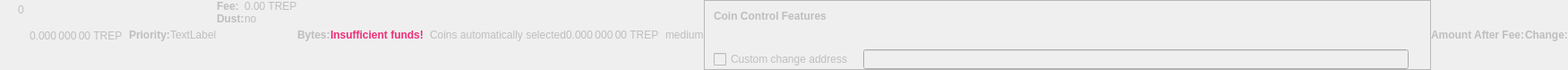
    <widget class="QWidget" name="dummyHideWidget" native="true">
     <property name="enabled">
      <bool>false</bool>
     </property>
     <property name="maximumSize">
      <size>
       <width>100</width>
       <height>22</height>
      </size>
     </property>
     <layout class="QHBoxLayout" name="dummyHideLayout">
      <property name="spacing">
       <number>0</number>
      </property>
      <property name="leftMargin">
       <number>0</number>
      </property>
      <property name="topMargin">
       <number>0</number>
      </property>
      <property name="rightMargin">
       <number>0</number>
      </property>
      <property name="bottomMargin">
       <number>0</number>
      </property>
      <item>
       <layout class="QFormLayout" name="formLayoutCoinControl1">
        <property name="horizontalSpacing">
         <number>10</number>
        </property>
        <property name="verticalSpacing">
         <number>14</number>
        </property>
        <property name="leftMargin">
         <number>10</number>
        </property>
        <property name="topMargin">
         <number>4</number>
        </property>
        <property name="rightMargin">
         <number>6</number>
        </property>
        <item row="0" column="1">
         <widget class="QLabel" name="labelCoinControlBytes">
          <property name="cursor">
           <cursorShape>IBeamCursor</cursorShape>
          </property>
          <property name="contextMenuPolicy">
           <enum>Qt::ActionsContextMenu</enum>
          </property>
          <property name="text">
           <string notr="true">0</string>
          </property>
          <property name="textInteractionFlags">
           <set>Qt::LinksAccessibleByMouse|Qt::TextSelectableByKeyboard|Qt::TextSelectableByMouse</set>
          </property>
         </widget>
        </item>
       </layout>
      </item>
      <item>
       <widget class="QLabel" name="labelCoinControlAfterFee">
        <property name="enabled">
         <bool>false</bool>
        </property>
        <property name="sizePolicy">
         <sizepolicy hsizetype="Fixed" vsizetype="Fixed">
          <horstretch>0</horstretch>
          <verstretch>0</verstretch>
         </sizepolicy>
        </property>
        <property name="minimumSize">
         <size>
          <width>111</width>
          <height>12</height>
         </size>
        </property>
        <property name="maximumSize">
         <size>
          <width>111</width>
          <height>12</height>
         </size>
        </property>
        <property name="cursor">
         <cursorShape>IBeamCursor</cursorShape>
        </property>
        <property name="contextMenuPolicy">
         <enum>Qt::ActionsContextMenu</enum>
        </property>
        <property name="text">
         <string notr="true">0.000 000 00 TREP</string>
        </property>
        <property name="textInteractionFlags">
         <set>Qt::LinksAccessibleByMouse|Qt::TextSelectableByKeyboard|Qt::TextSelectableByMouse</set>
        </property>
       </widget>
      </item>
      <item>
       <widget class="QLabel" name="labelCoinControlPriorityText">
        <property name="enabled">
         <bool>false</bool>
        </property>
        <property name="font">
         <font>
          <weight>75</weight>
          <bold>true</bold>
         </font>
        </property>
        <property name="text">
         <string>Priority:</string>
        </property>
       </widget>
      </item>
      <item>
       <layout class="QHBoxLayout" name="horizontalLayout">
        <item>
         <widget class="QLabel" name="WarningLabel">
          <property name="text">
           <string>TextLabel</string>
          </property>
         </widget>
        </item>
       </layout>
      </item>
      <item>
       <layout class="QFormLayout" name="formLayoutCoinControl3">
        <property name="horizontalSpacing">
         <number>0</number>
        </property>
        <property name="verticalSpacing">
         <number>0</number>
        </property>
        <property name="leftMargin">
         <number>0</number>
        </property>
        <property name="topMargin">
         <number>0</number>
        </property>
        <property name="rightMargin">
         <number>0</number>
        </property>
        <item row="0" column="0">
         <widget class="QLabel" name="labelCoinControlFeeText">
          <property name="enabled">
           <bool>false</bool>
          </property>
          <property name="font">
           <font>
            <weight>75</weight>
            <bold>true</bold>
           </font>
          </property>
          <property name="text">
           <string>Fee:</string>
          </property>
          <property name="margin">
           <number>0</number>
          </property>
         </widget>
        </item>
        <item row="0" column="1">
         <widget class="QLabel" name="labelCoinControlFee">
          <property name="enabled">
           <bool>false</bool>
          </property>
          <property name="cursor">
           <cursorShape>IBeamCursor</cursorShape>
          </property>
          <property name="contextMenuPolicy">
           <enum>Qt::ActionsContextMenu</enum>
          </property>
          <property name="text">
           <string notr="true">0.00 TREP</string>
          </property>
          <property name="textInteractionFlags">
           <set>Qt::LinksAccessibleByMouse|Qt::TextSelectableByKeyboard|Qt::TextSelectableByMouse</set>
          </property>
         </widget>
        </item>
        <item row="1" column="0">
         <widget class="QLabel" name="labelCoinControlLowOutputText">
          <property name="enabled">
           <bool>false</bool>
          </property>
          <property name="font">
           <font>
            <weight>75</weight>
            <bold>true</bold>
           </font>
          </property>
          <property name="text">
           <string>Dust:</string>
          </property>
         </widget>
        </item>
        <item row="1" column="1">
         <widget class="QLabel" name="labelCoinControlLowOutput">
          <property name="enabled">
           <bool>false</bool>
          </property>
          <property name="cursor">
           <cursorShape>IBeamCursor</cursorShape>
          </property>
          <property name="contextMenuPolicy">
           <enum>Qt::ActionsContextMenu</enum>
          </property>
          <property name="text">
           <string>no</string>
          </property>
          <property name="textInteractionFlags">
           <set>Qt::LinksAccessibleByMouse|Qt::TextSelectableByKeyboard|Qt::TextSelectableByMouse</set>
          </property>
         </widget>
        </item>
       </layout>
      </item>
      <item>
       <widget class="QLabel" name="labelCoinControlBytesText">
        <property name="enabled">
         <bool>false</bool>
        </property>
        <property name="font">
         <font>
          <weight>75</weight>
          <bold>true</bold>
         </font>
        </property>
        <property name="text">
         <string>Bytes:</string>
        </property>
       </widget>
      </item>
      <item>
       <layout class="QFormLayout" name="formLayoutCoinControl2">
        <property name="horizontalSpacing">
         <number>0</number>
        </property>
        <property name="verticalSpacing">
         <number>0</number>
        </property>
        <property name="leftMargin">
         <number>0</number>
        </property>
        <property name="topMargin">
         <number>0</number>
        </property>
        <property name="rightMargin">
         <number>0</number>
        </property>
       </layout>
      </item>
      <item>
       <layout class="QHBoxLayout" name="horizontalLayoutCoinControl2">
        <property name="spacing">
         <number>0</number>
        </property>
        <property name="bottomMargin">
         <number>0</number>
        </property>
       </layout>
      </item>
      <item>
       <widget class="QLabel" name="labelCoinControlInsuffFunds">
        <property name="enabled">
         <bool>false</bool>
        </property>
        <property name="minimumSize">
         <size>
          <width>0</width>
          <height>0</height>
         </size>
        </property>
        <property name="font">
         <font>
          <weight>75</weight>
          <bold>true</bold>
         </font>
        </property>
        <property name="styleSheet">
         <string notr="true">color: #ee2f77;font-weight:bold;</string>
        </property>
        <property name="text">
         <string>Insufficient funds!</string>
        </property>
        <property name="margin">
         <number>5</number>
        </property>
       </widget>
      </item>
      <item>
       <layout class="QFormLayout" name="formLayoutCoinControl4">
        <property name="horizontalSpacing">
         <number>0</number>
        </property>
        <property name="verticalSpacing">
         <number>0</number>
        </property>
        <property name="leftMargin">
         <number>0</number>
        </property>
        <property name="topMargin">
         <number>0</number>
        </property>
        <property name="rightMargin">
         <number>0</number>
        </property>
       </layout>
      </item>
      <item>
       <widget class="QLabel" name="labelCoinControlChangeLabel">
        <property name="enabled">
         <bool>false</bool>
        </property>
        <property name="sizePolicy">
         <sizepolicy hsizetype="Preferred" vsizetype="Expanding">
          <horstretch>0</horstretch>
          <verstretch>0</verstretch>
         </sizepolicy>
        </property>
        <property name="minimumSize">
         <size>
          <width>0</width>
          <height>0</height>
         </size>
        </property>
        <property name="text">
         <string/>
        </property>
        <property name="margin">
         <number>3</number>
        </property>
       </widget>
      </item>
      <item>
       <widget class="QLabel" name="labelCoinControlAutomaticallySelected">
        <property name="enabled">
         <bool>false</bool>
        </property>
        <property name="sizePolicy">
         <sizepolicy hsizetype="Fixed" vsizetype="Fixed">
          <horstretch>0</horstretch>
          <verstretch>0</verstretch>
         </sizepolicy>
        </property>
        <property name="minimumSize">
         <size>
          <width>0</width>
          <height>0</height>
         </size>
        </property>
        <property name="maximumSize">
         <size>
          <width>240</width>
          <height>16777215</height>
         </size>
        </property>
        <property name="text">
         <string>Coins automatically selected</string>
        </property>
        <property name="margin">
         <number>5</number>
        </property>
       </widget>
      </item>
      <item>
       <widget class="QLabel" name="labelCoinControlChange">
        <property name="enabled">
         <bool>false</bool>
        </property>
        <property name="sizePolicy">
         <sizepolicy hsizetype="Fixed" vsizetype="Fixed">
          <horstretch>0</horstretch>
          <verstretch>0</verstretch>
         </sizepolicy>
        </property>
        <property name="minimumSize">
         <size>
          <width>111</width>
          <height>0</height>
         </size>
        </property>
        <property name="maximumSize">
         <size>
          <width>111</width>
          <height>16777215</height>
         </size>
        </property>
        <property name="cursor">
         <cursorShape>IBeamCursor</cursorShape>
        </property>
        <property name="contextMenuPolicy">
         <enum>Qt::ActionsContextMenu</enum>
        </property>
        <property name="text">
         <string notr="true">0.000 000 00 TREP</string>
        </property>
        <property name="textInteractionFlags">
         <set>Qt::LinksAccessibleByMouse|Qt::TextSelectableByKeyboard|Qt::TextSelectableByMouse</set>
        </property>
       </widget>
      </item>
      <item>
       <widget class="QLabel" name="labelCoinControlPriority">
        <property name="enabled">
         <bool>false</bool>
        </property>
        <property name="cursor">
         <cursorShape>IBeamCursor</cursorShape>
        </property>
        <property name="contextMenuPolicy">
         <enum>Qt::ActionsContextMenu</enum>
        </property>
        <property name="text">
         <string>medium</string>
        </property>
        <property name="textInteractionFlags">
         <set>Qt::LinksAccessibleByMouse|Qt::TextSelectableByKeyboard|Qt::TextSelectableByMouse</set>
        </property>
       </widget>
      </item>
      <item>
       <widget class="QFrame" name="frameCoinControl">
        <property name="sizePolicy">
         <sizepolicy hsizetype="Expanding" vsizetype="Expanding">
          <horstretch>0</horstretch>
          <verstretch>0</verstretch>
         </sizepolicy>
        </property>
        <property name="maximumSize">
         <size>
          <width>16777215</width>
          <height>16777215</height>
         </size>
        </property>
        <property name="frameShape">
         <enum>QFrame::StyledPanel</enum>
        </property>
        <property name="frameShadow">
         <enum>QFrame::Sunken</enum>
        </property>
        <layout class="QVBoxLayout" name="verticalLayoutCoinControl2_2">
         <property name="spacing">
          <number>0</number>
         </property>
         <property name="leftMargin">
          <number>0</number>
         </property>
         <property name="topMargin">
          <number>0</number>
         </property>
         <property name="rightMargin">
          <number>0</number>
         </property>
         <property name="bottomMargin">
          <number>0</number>
         </property>
         <item>
          <layout class="QVBoxLayout" name="verticalLayoutCoinControl" stretch="0,0,0,1">
           <property name="spacing">
            <number>0</number>
           </property>
           <property name="leftMargin">
            <number>10</number>
           </property>
           <property name="topMargin">
            <number>10</number>
           </property>
           <item>
            <layout class="QHBoxLayout" name="horizontalLayoutCoinControl1">
             <property name="bottomMargin">
              <number>15</number>
             </property>
             <item>
              <widget class="QLabel" name="labelCoinControlFeatures">
               <property name="enabled">
                <bool>false</bool>
               </property>
               <property name="sizePolicy">
                <sizepolicy hsizetype="Preferred" vsizetype="Maximum">
                 <horstretch>0</horstretch>
                 <verstretch>0</verstretch>
                </sizepolicy>
               </property>
               <property name="font">
                <font>
                 <weight>75</weight>
                 <bold>true</bold>
                </font>
               </property>
               <property name="styleSheet">
                <string notr="true">font-weight:bold;</string>
               </property>
               <property name="text">
                <string>Coin Control Features</string>
               </property>
              </widget>
             </item>
            </layout>
           </item>
           <item>
            <widget class="QWidget" name="widgetCoinControl" native="true">
             <property name="sizePolicy">
              <sizepolicy hsizetype="Preferred" vsizetype="Preferred">
               <horstretch>0</horstretch>
               <verstretch>0</verstretch>
              </sizepolicy>
             </property>
             <property name="minimumSize">
              <size>
               <width>0</width>
               <height>0</height>
              </size>
             </property>
             <property name="styleSheet">
              <string notr="true"/>
             </property>
             <layout class="QHBoxLayout" name="horizontalLayoutCoinControl5_2">
              <property name="leftMargin">
               <number>0</number>
              </property>
              <property name="topMargin">
               <number>0</number>
              </property>
              <property name="rightMargin">
               <number>0</number>
              </property>
              <property name="bottomMargin">
               <number>0</number>
              </property>
              <item>
               <layout class="QHBoxLayout" name="horizontalLayoutCoinControl3">
                <property name="spacing">
                 <number>20</number>
                </property>
                <property name="topMargin">
                 <number>0</number>
                </property>
                <property name="bottomMargin">
                 <number>10</number>
                </property>
               </layout>
              </item>
             </layout>
            </widget>
           </item>
           <item>
            <layout class="QHBoxLayout" name="horizontalLayoutCoinControl4" stretch="0,0,0">
             <property name="spacing">
              <number>12</number>
             </property>
             <property name="sizeConstraint">
              <enum>QLayout::SetDefaultConstraint</enum>
             </property>
             <property name="topMargin">
              <number>5</number>
             </property>
             <property name="rightMargin">
              <number>5</number>
             </property>
             <item>
              <widget class="QCheckBox" name="checkBoxCoinControlChange">
               <property name="enabled">
                <bool>false</bool>
               </property>
               <property name="toolTip">
                <string>If this is activated, but the change address is empty or invalid, change will be sent to a newly generated address.</string>
               </property>
               <property name="text">
                <string>Custom change address</string>
               </property>
              </widget>
             </item>
             <item>
              <widget class="QValidatedLineEdit" name="lineEditCoinControlChange">
               <property name="enabled">
                <bool>false</bool>
               </property>
               <property name="sizePolicy">
                <sizepolicy hsizetype="Expanding" vsizetype="Fixed">
                 <horstretch>0</horstretch>
                 <verstretch>0</verstretch>
                </sizepolicy>
               </property>
              </widget>
             </item>
             <item>
              <widget class="QLabel" name="labelCoinControlChangeLabel_2">
               <property name="sizePolicy">
                <sizepolicy hsizetype="Preferred" vsizetype="Expanding">
                 <horstretch>0</horstretch>
                 <verstretch>0</verstretch>
                </sizepolicy>
               </property>
               <property name="minimumSize">
                <size>
                 <width>0</width>
                 <height>0</height>
                </size>
               </property>
               <property name="text">
                <string/>
               </property>
               <property name="margin">
                <number>3</number>
               </property>
              </widget>
             </item>
            </layout>
           </item>
           <item>
            <spacer name="verticalSpacerCoinControl">
             <property name="orientation">
              <enum>Qt::Vertical</enum>
             </property>
             <property name="sizeHint" stdset="0">
              <size>
               <width>800</width>
               <height>1</height>
              </size>
             </property>
            </spacer>
           </item>
          </layout>
         </item>
        </layout>
       </widget>
      </item>
      <item>
       <widget class="QLabel" name="labelCoinControlAfterFeeText">
        <property name="enabled">
         <bool>false</bool>
        </property>
        <property name="minimumSize">
         <size>
          <width>0</width>
          <height>0</height>
         </size>
        </property>
        <property name="maximumSize">
         <size>
          <width>16777215</width>
          <height>16777215</height>
         </size>
        </property>
        <property name="font">
         <font>
          <weight>75</weight>
          <bold>true</bold>
         </font>
        </property>
        <property name="text">
         <string>Amount After Fee:</string>
        </property>
        <property name="alignment">
         <set>Qt::AlignLeading|Qt::AlignLeft|Qt::AlignVCenter</set>
        </property>
        <property name="margin">
         <number>0</number>
        </property>
       </widget>
      </item>
      <item>
       <widget class="QLabel" name="labelCoinControlChangeText">
        <property name="enabled">
         <bool>false</bool>
        </property>
        <property name="sizePolicy">
         <sizepolicy hsizetype="Preferred" vsizetype="Preferred">
          <horstretch>0</horstretch>
          <verstretch>0</verstretch>
         </sizepolicy>
        </property>
        <property name="minimumSize">
         <size>
          <width>0</width>
          <height>0</height>
         </size>
        </property>
        <property name="maximumSize">
         <size>
          <width>16777215</width>
          <height>16777215</height>
         </size>
        </property>
        <property name="font">
         <font>
          <weight>75</weight>
          <bold>true</bold>
         </font>
        </property>
        <property name="text">
         <string>Change:</string>
        </property>
        <property name="alignment">
         <set>Qt::AlignLeading|Qt::AlignLeft|Qt::AlignVCenter</set>
        </property>
       </widget>
      </item>
     </layout>
    </widget>
